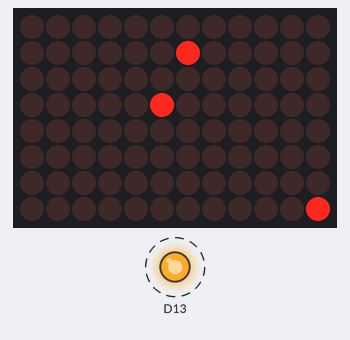
This sketch was run on a simulated Arduino Uno R4 WiFi. Parts: 12×8 LED matrix, output pins drawn as LEDs (lit = HIGH). Dashed ring = blinking.

Above: at 0.1 s.
At 2.1 s:
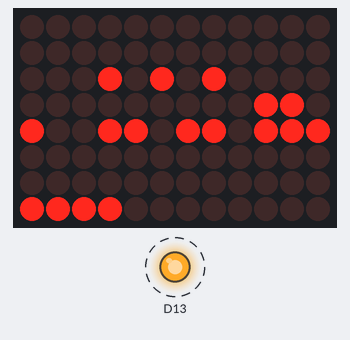
At 4.1 s:
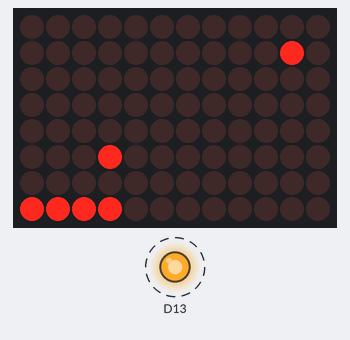
Timing chart, 0 to 40.0 s (numbered marks = the images above):
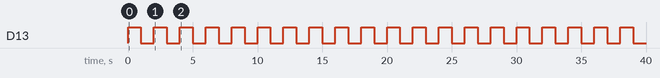

The sketch:

play_animation_test.ino
```cpp
#include "Arduino_LED_Matrix.h"   //Include the LED_Matrix library
#include "animation.h"
ArduinoLEDMatrix matrix;


void setup() {
  pinMode(13, OUTPUT);
  Serial.begin(115200);
  // you can also load frames at runtime, without stopping the refresh
  matrix.loadSequence(animation);
  matrix.begin();
  // turn on autoscroll to avoid calling next() to show the next frame; the paramenter is in milliseconds
  // matrix.autoscroll(300);
  matrix.play(true);
}

void loop() {
  int d_time = 1000;
  digitalWrite(13, 1);
  delay(d_time);
  digitalWrite(13, 0);
  delay(d_time);
}
```

animation.h
```cpp
const uint32_t animation[][4] = {
	{//อยากให้ดวงไหนติด ใส่เลข 2^0,... คือเลขฐาน10 ติดโซนสีเดียวกันสลับฟันปลา เอาเลขมาบวกกัน
		8192, //red
		4194304, //yellow
		1, //green
		500 //delay : frame
	},
	{
		21,
		433008,
		3840,
		500
	},
	{
		512,
		1,
		3840,
		500
	}

};
```

Measured:
- by itself, D13: alternates HIGH for 1.0 s and LOW for 1.0 s
- by itself, everything shown: repeats every 6.0 s, in 15 steps
- what the display in image 1 shows lasts 1.0 s, from 2.0 s to 3.0 s
